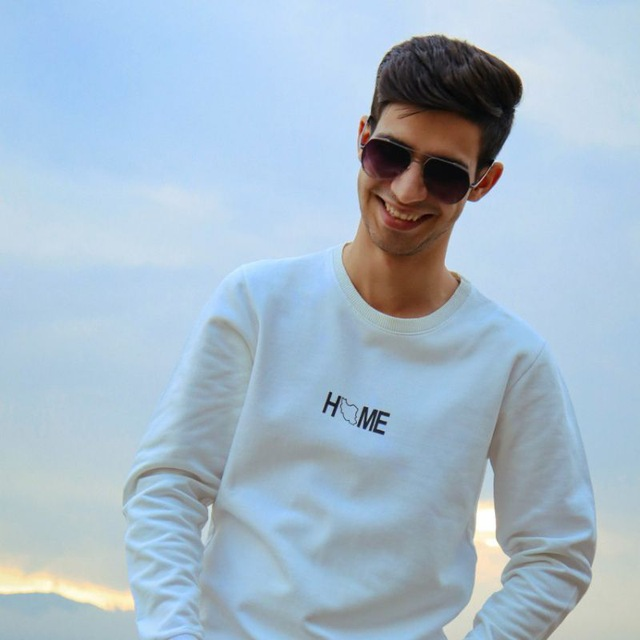
#> input picture profile.jpg, 640 x 640 px
$ python ascii_to_svg.py profile.jpg --cols 70 --theme dark -o dark.svg
#> lines starting #> are read from the running program, lines starting #| are printed output that depends on the picture
#!/usr/bin/env python3
"""
ascii_to_svg.py
----------------
Converts a photo into an animated ASCII-art SVG (wave / noise style),
similar to the popular "GitHub profile README" ASCII animations.

Usage:
    python3 ascii_to_svg.py profile.jpg --cols 70 --theme dark -o dark.svg
    python3 ascii_to_svg.py profile.jpg --cols 70 --theme light -o light.svg

Notes / design decisions:
- GitHub sanitizes README SVGs. <script> tags are stripped, but
  CSS <style> animations (@keyframes) survive and render correctly
  when the SVG is embedded via <img src="...svg">. So the animation
  here is pure CSS, not SMIL/JS.
- The "wave" effect is a traveling opacity/brightness pulse that
  sweeps left-to-right across the character grid, with a slight
  per-row time offset so it reads as a diagonal scan (matches the
  reference clip).
"""

import argparse
import numpy as np
from PIL import Image, ImageOps, ImageEnhance

# Single ramp, ordered from empty/sparse -> full/dense ink.
# Density (ink amount) is driven by SUBJECT darkness, not raw brightness:
# dark pixels (hair, glasses, shadows, facial contours) -> dense glyph (the
# part that reads as "ink" on screen, colored/glowing on a dark background).
# bright pixels (sky, highlights) -> sparse glyph -> fades toward the background.
RAMP = " .:-=+*#%@"

# Character cell aspect ratio correction (monospace glyphs are ~2x taller than wide)
CHAR_ASPECT = 0.55


def image_to_ascii_grid(path: str, cols: int) -> np.ndarray:
    """Load an image and reduce it to a 2D array of brightness values (0-1),
    with contrast stretched so facial detail survives the downsample."""
#> called with path = 'profile.jpg', cols = 70
    img = Image.open(path).convert("L")  # grayscale
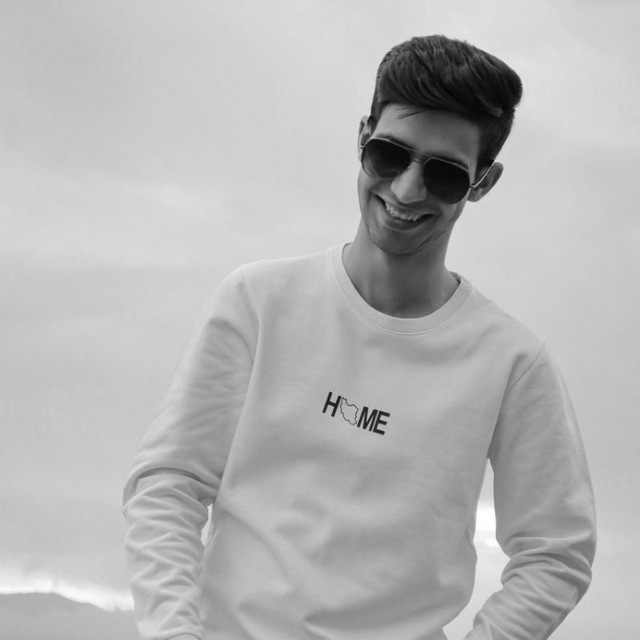
#> img: PIL image 640x640 L; min 3, max 255, mean 181.5
    img = ImageOps.autocontrast(img, cutoff=1)  # stretch tonal range
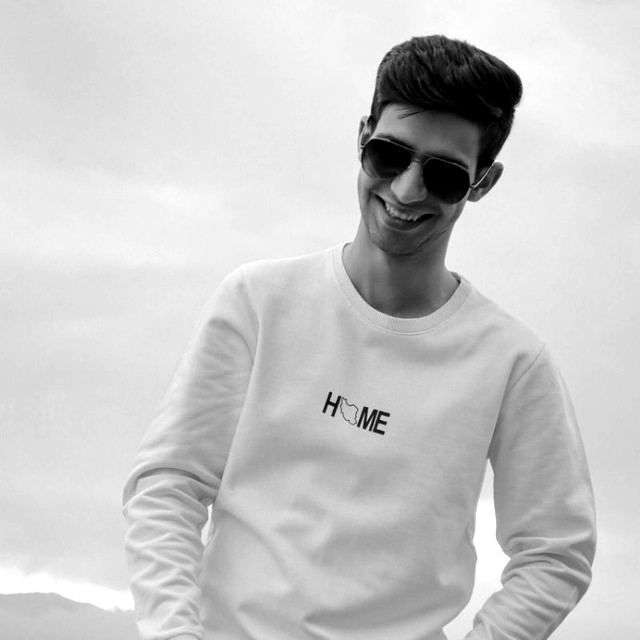
#> img: PIL image 640x640 L; min 0, max 255, mean 201.5
    img = ImageEnhance.Contrast(img).enhance(1.25)
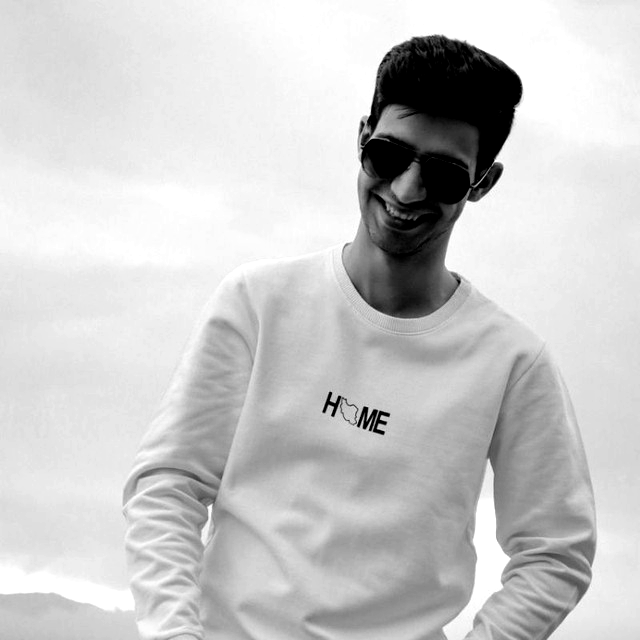
#> img: PIL image 640x640 L; min 0, max 255, mean 202
    w, h = img.size
#> w = 640; h = 640
    rows = max(1, int(cols * (h / w) * CHAR_ASPECT))
#> rows = 38
    img = img.resize((cols, rows), Image.LANCZOS)
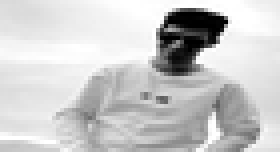
#> img: PIL image 70x38 L (shown 4 times larger); min 0, max 255, mean 202
    arr = np.asarray(img, dtype=np.float32) / 255.0
    return arr


def brightness_to_char(value: float, ramp: str) -> str:
    density = 1.0 - value  # dark subject pixels -> high density -> dense glyph
    idx = int(density * (len(ramp) - 1))
    idx = max(0, min(len(ramp) - 1, idx))
    return ramp[idx]


def build_svg(grid: np.ndarray, theme: str, font_size: int = 9) -> str:
#> called with theme = 'dark', font_size = 9
    rows, cols = grid.shape
#> rows = 38; cols = 70
    ramp = RAMP

    # Colors tuned to look like the terminal/cyan aesthetic in the reference clip
    if theme == "dark":
        bg = "transparent"
        glyph_color = "#5ee6ff"
        glow_color = "#9be9ff"
    else:
        bg = "transparent"
        glyph_color = "#1b6a7a"
        glow_color = "#0d3d47"

    cell_w = font_size * CHAR_ASPECT
    cell_h = font_size
    svg_w = int(cols * cell_w) + 20
#> svg_w = 366
    svg_h = int(rows * cell_h) + 20
#> svg_h = 362

    lines = []
    lines.append(
        f'<svg xmlns="http://www.w3.org/2000/svg" width="{svg_w}" height="{svg_h}" '
        f'viewBox="0 0 {svg_w} {svg_h}">'
    )
    lines.append(f'<rect width="100%" height="100%" fill="{bg}"/>')

    # CSS: a wave pulse that sweeps across columns, staggered per row for a diagonal feel
    lines.append("<style>")
    lines.append("text{font-family:'Courier New',monospace;dominant-baseline:middle;}")
    lines.append(
        "@keyframes wavepulse{{"
        "0%{{opacity:.25; fill:{0};}}"
        "50%{{opacity:1; fill:{1};}}"
        "100%{{opacity:.25; fill:{0};}}"
        "}}".format(glyph_color, glow_color)
    )
    for r in range(rows):
        delay = (r % 20) * 0.08
        lines.append(
            f".row{r}{{animation:wavepulse 3.2s ease-in-out {delay:.2f}s infinite;}}"
        )
    lines.append("</style>")

    for r in range(rows):
        y = 10 + r * cell_h + cell_h / 2
        chars = "".join(brightness_to_char(v, ramp) for v in grid[r])
        # Escape XML-sensitive characters
        chars = (
            chars.replace("&", "&amp;")
            .replace("<", "&lt;")
            .replace(">", "&gt;")
        )
        lines.append(
            f'<text class="row{r}" x="10" y="{y:.1f}" font-size="{font_size}" '
            f'fill="{glyph_color}" xml:space="preserve">{chars}</text>'
        )

    lines.append("</svg>")
    return "\n".join(lines)


def main():
    ap = argparse.ArgumentParser(description="Convert a photo to an animated ASCII SVG")
    ap.add_argument("image", help="Path to source image (jpg/png)")
    ap.add_argument("--cols", type=int, default=70, help="Number of character columns")
    ap.add_argument("--theme", choices=["dark", "light"], default="dark")
    ap.add_argument("--font-size", type=int, default=9)
    ap.add_argument("-o", "--output", required=True, help="Output SVG path")
    args = ap.parse_args()

    grid = image_to_ascii_grid(args.image, args.cols)
    svg = build_svg(grid, args.theme, args.font_size)

    with open(args.output, "w", encoding="utf-8") as f:
        f.write(svg)

    print(f"Wrote {args.output} ({grid.shape[1]}x{grid.shape[0]} chars)")
#| Wrote dark.svg (70x38 chars)


if __name__ == "__main__":
    main()
